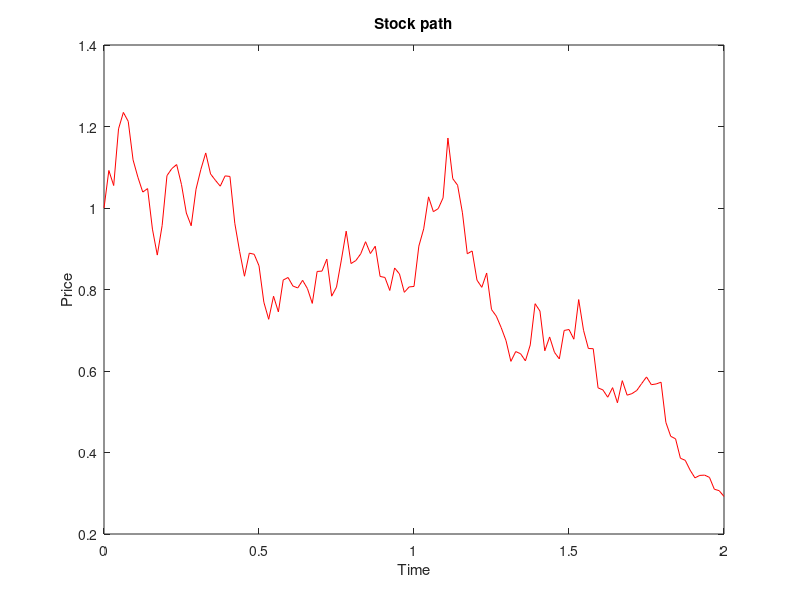

This figure's MATLAB source: (Note: this script raises an error after producing the figure.)
clear all
clc
format long
% option parameters:
T = 2;
K = 1;
type = 0;
%underlying dynamics parameters (GBM):
S0 = 1;
mu = 0;
sigma = 0.5;
r = 0.05;
%DELTA HEDGING OVER MANY SAMPLES:
hedges = 1000;
N = 128; %hourly trading for a year
t = linspace(0,T,N+1);
S(1) = S0;
dt = T/N;
PnL_writer = zeros(hedges,1); 
PnL_buyer = zeros(hedges,1);

for k=1:hedges
%every dt units of time before expiry, ensure you have delta units of stock
%by borrowing/lending. Let us see if the payoff of the option is the same
%as the portfolio at the end.
option = zeros(N+1,1); %option portfolio history through [0,T]
[call,put]= blsprice(S0,K,r,T,sigma);
if type == 0
    option(1) = call;
else
    option(1) = put;
end
portfolio = zeros(N+1,1); %replicating portfolio history through [0,T]
portfolio(1) = option(1);
replication_error = zeros(N+1,1); %replication error history (most important is the last)
dW = sigma*sqrt(dt)*randn(N,1); %precompute wiener increments
for i = 1:N
    %rebalance portfolio using its own wealth (self-financing) N times
    %before expiry.
    [dcall,dput] = blsdelta(S(i),K,r,T-t(i),sigma); % buy delta shares at current price and hold them during [t,t+dt)
    if type == 0
        delta = dcall;
    else
        delta = dput;
    end
    borrow = delta*S(i)-portfolio(i); %use bank to borrow/deposit remaining/extra cash
    %store portfolio information (share holdings and cash balance)
    stock(i) = delta;
    cash(i) = (-1)*borrow;
    %next option and portfolio prices based on stocks orice change 
    S(i+1) = S(i) * exp((mu - 0.5*sigma^2)*dt + dW(i)); %update price path with using exact solution of GBM model
    [call,put] = blsprice(S(i+1),K,r,T-t(i+1),sigma); %exact option price for next time
    if type == 0
        option(i+1) = call;
    else
        option(i+1) = put;
    end
    %update portfolio value in the next step based on price change and r
    portfolio(i+1) = delta*S(i+1)-exp(r*dt)*borrow;
    replication_error(i+1) = portfolio(i+1) - option(i+1); %track current error 
end
pnl_approximate_deviation = (sqrt(0.25*pi)*blsvega(S0,K,r,T,sigma)*sigma)/(sqrt(N)); %approx std of error is prop to option vega at start 
% spread = max(1,2*pnl_approximate_deviation); %extra fee to charge on top of the theoretical price 
spread = 0;
PnL_writer(k) = spread+portfolio(end)-option(end);
PnL_buyer(k) = option(end)-spread-option(1);
if k == 1 %show specific data of first one only   
    %stock path
    plot(t,S,'r');
    xlabel("Time");
    ylabel("Price");
    title("Stock path");
    hold on
    yline(K,'--');
    legend({'stock price','exercise price'});
    %comparison of option and portfolio paths
    figure
    plot(t,option,'b');
    hold on;
    plot(t,portfolio,'g--');
    xlabel("Time");
    ylabel("Price");
    title("Option Replication with Black Scholes");
    legend({'Call option' ,'Portfolio'});
    %portfolio process (stock and cash evolution) and full history of hedge error
    figure('Color','w','Position',[200 200 1300 600]);
    tlo = tiledlayout(2,2);
    nexttile
    plot(t(1:N),stock,'b');
    xlabel("Time");
    ylabel("Stock holdings")
    title("Stock Holdings")
    grid on
    nexttile
    plot(t(1:N),cash,'black');
    ylabel("Cash balance")
    xlabel("Time")
    title("Cash Balance")
    grid on
    nexttile([1 2])
    plot(t,replication_error,'r');
    xlabel('Time')
    ylabel('Error')
    title('Replication Error')
    grid on

%     fprintf("Hedging error : %2f\n",PnL_writer(1)-spread); %discrete hedging error (difference of observed option payoff and portfolio value at T)
end
% %remarkably, as we increase the rebalancing frequency (higher N) then the
% %pnl distribution looks more degenerate at 0, ideally eliminating the risk of losses in the
% limit. Still for finite rebalancing, we could study what spread to add to be 99% confident that
% the error not "eat up" all profits. 
%Future work: 
%Determine the minimal spread to charge
%Use other underlying models (stochastic volatility, OU process)
%Include trading costs 

end


 
if hedges == 1
    %% OPTION SUMMARY AND PAYOFF SUMMARY
    if type == 0
        fprintf("Call option\n");
    else
        fprintf("Put option\n");
    end
  fprintf("Strike: %d$\n",K);
  fprintf("Time to maturity: %d years\n",T); 
  fprintf("Priced at %.2f$\n",option(1)+spread); 
  fprintf("Stock ended at %.2f$\n",S(end));
  fprintf("Buyer Payoff: %.2f$\n",max(S(end)-K,0));
  fprintf("Buyer P&L: %.2f$\n",PnL_buyer(1));
  fprintf("Writer P&L: %.2f$\n",PnL_writer(1));
  fprintf("Replication error: %.2f$\n",PnL_writer(1)-spread);
else
%% statistical summary of writer and buyer P&L
figure 
histogram(PnL_writer, 'Normalization', 'probability')
title("Distribution of P&L (writer)");
xlabel("$");
ylabel("Frequency");
fprintf("WRITER P&L STATS:\n");
fprintf("Mean: %.2f$\n",mean(PnL_writer));
fprintf("Deviation: %.2f$\n",sqrt(var(PnL_writer)));
% fprintf("Estimated: %.2f$\n",pnl_approximate_deviation); %GSachs estimate
fprintf("---------------------\n");
figure 
histogram(PnL_buyer,'Normalization','probability');
title("Distribution of P&L (buyer)");
xlabel("$");
ylabel("Frequency");
fprintf("BUYER P&L STATS:\n");
fprintf("Mean: %.2f$\n",mean(PnL_buyer));
fprintf("Deviation: %.2f$\n",sqrt(var(PnL_buyer)));
fprintf("---------------------\n");
%this is useful to determine spread based on given rebalance frequency N.
%the convergence is like sqrt(h)so pretty slow. If you rebalance four times
%as frequently the deviation of the error is halved.
end

%TESTING WITH REAL OPTION: we will see how the trading goes if we simulate
%it on a real path of the stock, using an approximation of the volatility
%and the risk free rate. Then, lets see how it performs on a particular
%option of our choice. We can then program a simulation which will delta
%hedge as time goes by based on the price seen every dt units of time,
%readjust the portfolio ignoring the transaction costs and at maturity
%data we can evaluate how good our strategy was by comparing the payoff of the option to our portfolio of stock and bonds and then our charged spread. We sold at this price 


%% ALTERNATIVE : BINOMIAL TREES COMPARISON
[pbin,dbin] = binprice(S0,K,r,T,sigma,N);
fprintf("Bin price : %.2f$, Initial Delta: %.2f shares\n",pbin+spread,dbin);

%compare the black scholes surface and the binomial one for different
%(price,time) pairs.
[U,V] = meshgrid(linspace(0,20,101),linspace(0,1,101));
for i=1:size(U,1)
    for j=1:size(V,1)
        BS(i,j) = blsprice(U(i,j),K,r,T-V(i,j),sigma);
        [a,b] = binprice(U(i,j),K,r,T-V(i,j),sigma,N);
        Bin(i,j) = a;
        Bin_del(i,j) = b;
    end
end
%compare price surfaces:
figure
surf(U,V,BS);
xlabel("share price");
ylabel("time");
zlabel("option price");
title("Black-Scholes surface");
figure
surf(U,V,Bin);
xlabel("share price");
ylabel("time");
zlabel("option price");
title("Binomial surface");


function [price,delta] = binprice(S0,K,r,T,sigma,N)
%option 1 (backwards recursion towards time 0)
%complexity: 0(N^2)
type = 0;
dt = T/N;
u = exp(sigma*sqrt(dt)); %up/down factors
d = exp((-1)*sigma*sqrt(dt));
p = (exp(r*dt)-d)/(u-d); %risk neutral probs
for k=N:-1:0 %maturity values
    if type == 0
        V(k+1) = max(u^k*d^(N-k)*S0-K,0);
    else
        V(k+1) = max(K-u^k*d^(N-k)*S0,0);
    end
end
for i=N:-1:1 %backward recursion
    if i == 1 %final iteration, compute delta before losing it:
        delta = (V(2)-V(1))/((u-d)*S0);
    end
    for j=1:i
        V(j) = exp(-r*dt)*(p*V(j+1)+(1-p)*V(j));
    end
end
%return the price and delta
price = V(1);

%option 2: summation formula
%complexity: 0(N)
% price = 0;
% for k = 0:N
%     payoff = max(S0*(u^k)*(d^(N-k)) - K, 0);
%     price  = price + nchoosek(N,k) * p^k * (1-p)^(N-k) * payoff;
% end
% 
% price = exp(-r*T) * price;
% delta = 0;
end

